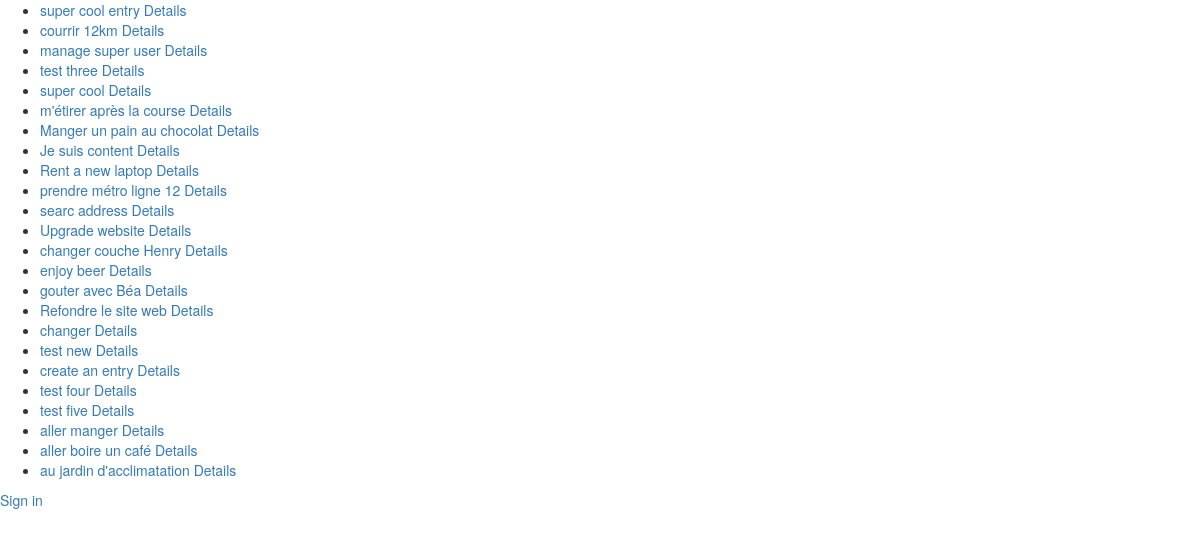
Screenshot of /modal/ (signed in) with the database file from the repository.
### core/models.py (models this page shows, shortened)
class Entry(models.Model):
	user = models.ForeignKey(User)
	name = models.CharField(max_length=50)
	data = models.CharField(max_length=200, blank=True)
	order = models.IntegerField(default=1000)
	duedate = models.DateField(null=True, blank=True)
	done = models.IntegerField(default=0) # 0 = to do / 1 = completed
	impediment = models.IntegerField(default=0) # 0 = No / 1 = Yes
	assignees = models.ManyToManyField(User, related_name='assignees',blank=True)
	created_at = models.DateTimeField(auto_now_add=True)
	class Meta:
		ordering = ['order']
		verbose_name_plural = "entries"
	def __str__(self):
		return str(self.name)
	def update_modal_entry_url(self):
		return reverse (viewname="entrymodal", args=[self.id])

### core/views.py (the view)
# urls.py: url(r'^modal/$', coreviews.ModalView.as_view()),
class ModalView(ListView):
	model = coremodels.Entry
	template_name = "v2/modal/list.html"
	def get_queryset(self):
		return coremodels.Entry.objects.filter(user=self.request.user).order_by('order')

### templates/v2/modal/list.html (shortened to what this page needs)
<html>
{% load widget_tweaks %}
<head>
<link rel="stylesheet" href="http://code.jquery.com/mobile/1.4.5/jquery.mobile-1.4.5.min.css" />
<link rel="stylesheet" href="https://maxcdn.bootstrapcdn.com/bootstrap/3.3.6/css/bootstrap.min.css">
<link rel="stylesheet" href="https://maxcdn.bootstrapcdn.com/bootstrap/3.3.6/css/bootstrap-theme.min.css">
</head>
<body>
<div data-role="page" class="jqm-demos" data-quicklinks="true">
<ul data-role="listview" data-filter="true"  data-split-icon="gear" data-split-theme="a" data-filter-placeholder="Search an action ..." data-inset="true">
    {% for objects in object_list %}
      <li data-chris="{{ objects.update_modal_entry_url }}" id="entry_{{ objects.id }}" class="ui-state-default">
        <a data-ajax="false">{{ objects }}</a>
<a href="#details" data-rel="popup" data-position-to="window" data-transition="pop">Details</a>
      </li>
    {% endfor %}
</ul>
<a href="#popupLogin" data-rel="popup" data-position-to="window" class="ui-btn ui-corner-all ui-shadow ui-btn-inline ui-icon-check ui-btn-icon-left ui-btn-a" data-transition="pop">Sign in</a>
</div>
</body>
</html>

### rows the page displays
Entry: name "super cool entry"
Entry: name "courrir 12km"
Entry: name "manage super user"
Entry: name "test three"
Entry: name "super cool"
Entry: name "m'étirer après la course"
Entry: name "Manger un pain au chocolat"
Entry: name "Je suis content"
Entry: name "Rent a new laptop"
Entry: name "prendre métro ligne 12"
Entry: name "searc address"
Entry: name "Upgrade website"
Entry: name "changer couche Henry"
Entry: name "enjoy beer"
Entry: name "gouter avec Béa"
Entry: name "Refondre le site web"
Entry: name "changer"
Entry: name "test new"
Entry: name "create an entry"
Entry: name "test four"
Entry: name "test five"
Entry: name "aller manger"
Entry: name "aller boire un café"
Entry: name "au jardin d'acclimatation"
